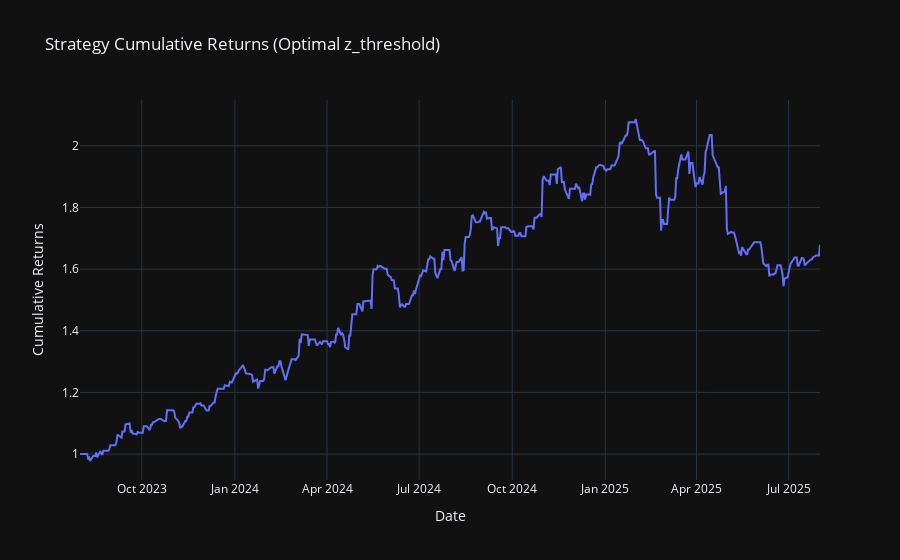

Source (notebook cell):
### Markdown cell above
### Step 4: Optimal Strategy – Cumulative Returns Plot (Plotly)
Select the optimal z‑score (with the highest cumulative return) and plot the strategy’s cumulative returns.

### Code cell
def plot_strategy_cumulative_returns(daily_returns):
    """
    Plots the cumulative returns of the strategy using Plotly.
    """
    cumulative = (1 + daily_returns).cumprod()
    fig = go.Figure()
    fig.add_trace(go.Scatter(x=cumulative.index, y=cumulative, mode='lines',
                             name='Cumulative Returns'))
    fig.update_layout(title="Strategy Cumulative Returns (Optimal z_threshold)",
                      xaxis_title="Date", yaxis_title="Cumulative Returns",
                      template="plotly_dark")
    fig.show()

# Determine the optimal z_threshold from the sweep results (results are sorted descending)
best_row = sweep_results.iloc[0]
best_z = best_row['z_threshold']
print(f"Optimal z_threshold selected: {best_z}")

# Compute the optimal daily strategy returns using the best z_threshold
optimal_daily_returns = mean_reversion_strategy_returns(data, returns, PRIMARY_TICKER, PAIR_TICKER, WINDOW, best_z)

# Plot the cumulative returns of the strategy with the optimal z_threshold
plot_strategy_cumulative_returns(optimal_daily_returns)

### Figure 1 — Plotly figure (JSON) as saved in the notebook; plotly's stock layout.template omitted (floating-point values rounded to 4 significant figures; data arrays with more than 128 entries replaced by an {"elided": "..."} marker saying what was removed)
{"data": [{"mode": "lines", "name": "Cumulative Returns", "type": "scatter", "x": {"elided": "503 str values"}, "y": {"elided": "503 float values"}}], "layout": {"autosize": true, "title": {"text": "Strategy Cumulative Returns (Optimal z_threshold)"}, "xaxis": {"autorange": true, "range": ["2023-08-01", "2025-08-01"], "title": {"text": "Date"}, "type": "date"}, "yaxis": {"autorange": true, "range": [0.916, 2.148], "title": {"text": "Cumulative Returns"}, "type": "linear"}}}
